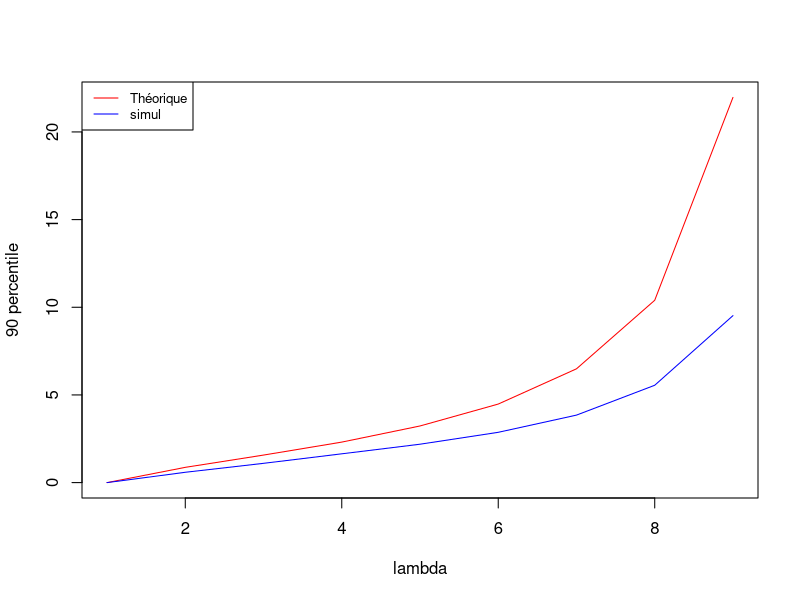

R code for this plot:
g = read.table("MM1theo.txt")
jpeg("90theosimu2.jpg")
lambda=g$V1
moy1=g$V3


h=read.table("Temps2.txt")
moy2=h$V3

plot(lambda,moy1,type="l",,xlab="lambda",ylab="90 percentile",col="red")
lines(lambda,moy2,type="l",col="blue")
legend("topleft",legend=c("Théorique","simul"),col=c("red","blue"),lty=1:1,cex=0.8)

dev.off()
